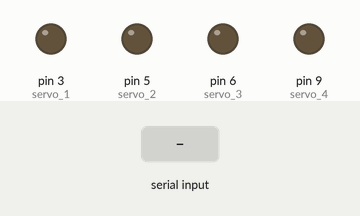
A sketch run on a simulated Arduino Uno, built with avr-gcc and run on an emulated ATmega328P. Parts: output pins drawn as LEDs (lit = HIGH). The test bench sets the inputs (shaded band).

Above: at 1.2 s.
1.3 s: "Y 150\n" received over Serial
At 1.8 s:
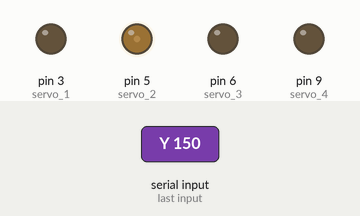
2.8 s: "rolagem 1\n" received over Serial
At 3.1 s:
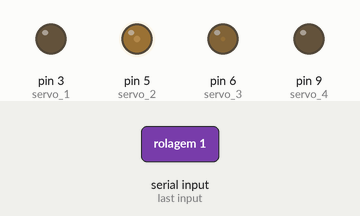
4.3 s: "Y 1\n" received over Serial
At 5.3 s:
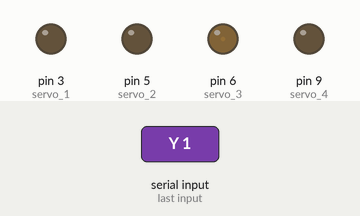
5.8 s: "rolagem 150\n" received over Serial
At 6.7 s:
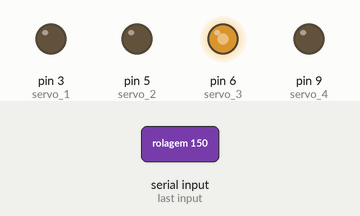
7.3 s: "Y 150\n" received over Serial
At 7.6 s:
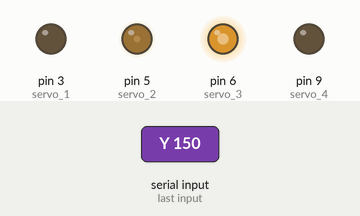
Timing chart, 0 to 9.8 s (numbered marks = the images above; inputs shaded):
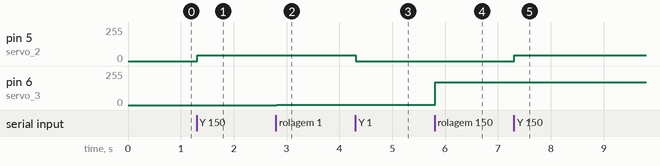

Measured:
- after the input at 1.3 s, pin 5 (servo_2): 0/255 → 42/255 at once
- after the input at 2.8 s, pin 6 (servo_3): 0/255 → 2/255 at once
- after the input at 4.3 s, pin 5 (servo_2): 42/255 → 0/255 at once
- after the input at 5.8 s, pin 6 (servo_3): 2/255 → 169/255 at once
- after the input at 7.3 s, pin 5 (servo_2): 0/255 → 42/255 at once

The sketch:

BracoRobotico.ino
```cpp
String strGeral, dispositivo, valorRecebido;
int rotacao;
int a;

#include <Servo.h>
int servo_1= 3;
int servo_2= 5;
int servo_3= 6;
int servo_4= 9;


void setup()
{
  Serial.begin(9600);

  pinMode(servo_1,OUTPUT);
  pinMode(servo_2,OUTPUT);
  pinMode(servo_3,OUTPUT);
  pinMode(servo_4,OUTPUT);
}


void divideDados()
{
  if (strGeral.indexOf(" ") >=0){                                    //verifica se os dados recebidos possuem "espaços"
      dispositivo = strGeral.substring(0,(strGeral.indexOf(" ")));    //retira a string "Dimmer 1 e 2". Pega desde o primeiro caractere até o espaço em branco.
      valorRecebido = strGeral.substring(strGeral.indexOf(" ")+1);  //pega o valor do dispositivo, se é o dimmer "1" ou o dimmer "2". A partir do "espaço" até o proximo valor
  }
}


void loop()
{

 if (Serial.available())
 {
    strGeral = String("");
    while (Serial.available())
    {
      strGeral = strGeral + char(Serial.read());
      delay(1);
    }
   }

   //delay(10);


   divideDados();

      rotacao = valorRecebido.toInt();

 /*
      Serial.println("\nString Geral: " + strGeral);
      Serial.println("Dispositivo: " + dispositivo);
      Serial.println("Valor recebido: " + valorRecebido);
      Serial.println(rotacao);
  */

//---------------------------------------------------------


    if(dispositivo== "Z")  //ok
    {
    //  Serial.println(rotacao);

    rotacao = map(rotacao, 0, -70, 0, 255);

    if((rotacao >= 0) && (rotacao <= 255))
    {
     analogWrite(servo_1,rotacao);
    }


    if(rotacao == 255)
    {
     digitalWrite(servo_1,255);
    }

    if(rotacao <= 0)
    {
    digitalWrite(servo_1,0);
    }
    }


//---------------------------------------------------------


    if(dispositivo== "Y")   //ok
    {
    //   Serial.println(rotacao);

    rotacao = map(rotacao, 130, 250, 0, 255);

    if((rotacao >= 0) && (rotacao <= 255))
    {
     analogWrite(servo_2,rotacao);
    }


    if(rotacao == 255)
    {
     digitalWrite(servo_2,HIGH);
    }

    if(rotacao <= 0)
    {
    digitalWrite(servo_2,LOW);
    }
    }


//---------------------------------------------------------


   if(dispositivo== "G")  // ok
   {
   //   Serial.println(rotacao);

   if(rotacao ==3)
   {
   analogWrite(servo_3,90);
   }

   else
   {
   digitalWrite(servo_3,LOW);
   }
   }


//---------------------------------------------------------


if(dispositivo== "rolagem")  // ok
   {

   rotacao = map(rotacao, 0, 90, 0, 255);

    if(rotacao >0)
    {
     analogWrite(servo_3,rotacao);
   }

   if(rotacao <=0)
   {
   digitalWrite(servo_3,0);
   }
   }


//---------------------------------------------------------


if(dispositivo== "angulo")
   {

    a=rotacao;

     rotacao = map(rotacao, -100, -45, 0, 255);

     Serial.println(rotacao);

    if((rotacao <=255) && (rotacao >=0))
    {
     analogWrite(servo_3,rotacao);
    }


   if(rotacao <=0)
   {
   digitalWrite(servo_3,0);
   }
   }
}
```
